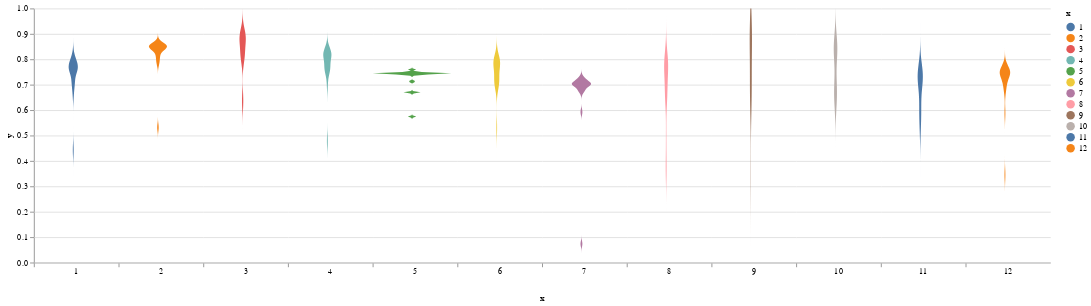

This figure's notebook cell:
### Code cell
alt.Chart(data, width=100).transform_density(
    'y',
    as_=['y', 'density'],
    extent=[0, 1],
    groupby=['x']
).mark_area(orient='horizontal').encode(
    alt.X('density:Q')
        .stack('center')
        .impute(None)
        .title(None)
        .axis(labels=False, values=[0], grid=False, ticks=True),
    alt.Y('y:Q'),
    alt.Color('x:N'),
    alt.Column('x:N')
        .spacing(0)
        .header(titleOrient='bottom', labelOrient='bottom', labelPadding=0)
).configure_view(
    stroke=None
)

### Figure 1 — Vega-Lite specification as saved in the notebook (floating-point values rounded to 4 significant figures; data arrays with more than 128 entries replaced by an {"elided": "..."} marker saying what was removed)
{"config": {"view": {"continuousWidth": 300, "continuousHeight": 300, "stroke": null}}, "data": {"name": "data-6eea2cbaeb0d464434267e5fe488f85b"}, "mark": {"type": "area", "orient": "horizontal"}, "encoding": {"color": {"field": "x", "type": "nominal"}, "column": {"field": "x", "header": {"titleOrient": "bottom", "labelOrient": "bottom", "labelPadding": 0}, "spacing": 0, "type": "nominal"}, "x": {"axis": {"labels": false, "values": [0], "grid": false, "ticks": true}, "field": "density", "impute": null, "stack": "center", "title": null, "type": "quantitative"}, "y": {"field": "y", "type": "quantitative"}}, "transform": [{"density": "y", "extent": [0, 1], "groupby": ["x"], "as": ["y", "density"]}], "width": 100, "$schema": "https://vega.github.io/schema/vega-lite/v5.20.1.json", "datasets": {"data-6eea2cbaeb0d464434267e5fe488f85b": {"elided": "204 records"}}}
